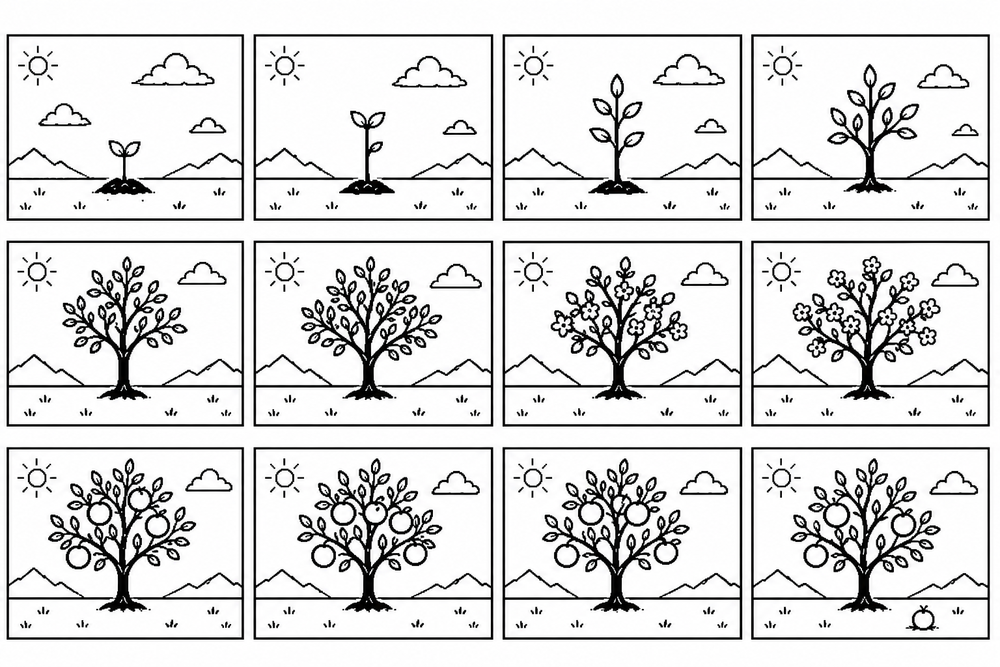
#> input picture src/OTAanimation.png, 1000 x 667 px, shrunk from 1536 x 1024 before the run
$ python test_align2.py
#> lines starting #> are read from the running program, lines starting #| are printed output that depends on the picture
from PIL import Image

img = Image.open("src/OTAanimation.png").convert("L")
w, h = img.size
#> w = 1000; h = 667

cols, rows = 4, 3
sw = w // cols
#> sw = 250
sh = h // rows
#> sh = 222

print(f"sw={sw}, sh={sh}")
#| sw=250, sh=222

for i in range(cols):
    x = i * sw
    y = 0
    frame = img.crop((x, y, x+sw, y+sh))
    frame.save(f"test_frame_{i}.png")
#> this loop made 4 passes
#> pass 1, `frame = img.crop((x, y, x+sw, y+sh))`:
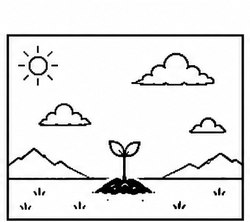
#> frame: PIL image 250x222 L; min 0, max 255, mean 231.6
#> pass 2, `frame = img.crop((x, y, x+sw, y+sh))`:
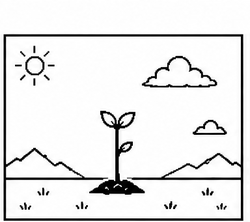
#> frame: PIL image 250x222 L; min 0, max 255, mean 231.6
#> pass 3, `frame = img.crop((x, y, x+sw, y+sh))`:
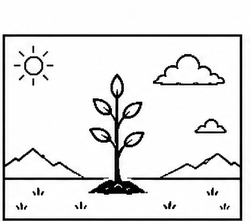
#> frame: PIL image 250x222 L; min 0, max 255, mean 228.9
#> after the loop:
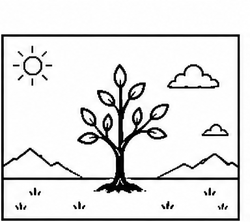
#> frame: PIL image 250x222 L; min 0, max 255, mean 226.6
